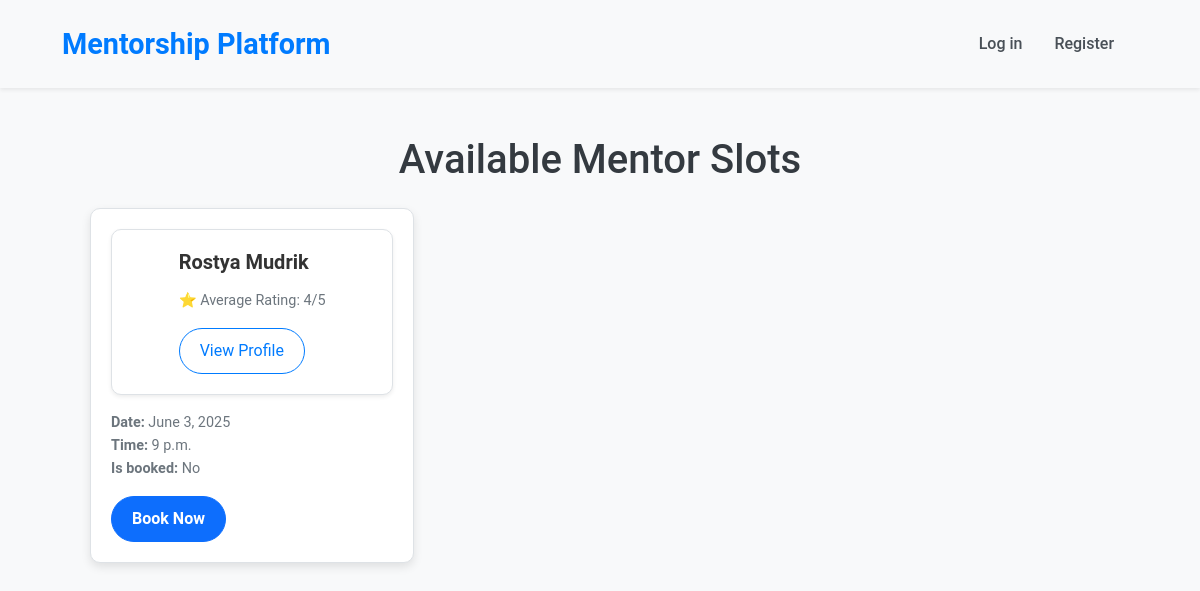
Page /schedule/ on the committed database.
### schedule/models.py (models this page shows, shortened)
class Slot(models.Model):
    mentor = models.ForeignKey(
        User,
        on_delete=models.CASCADE,
        limit_choices_to={'is_mentor': True},
        related_name='mentor_slots'
    )
    user = models.ForeignKey(User, on_delete=models.SET_NULL, null=True, blank=True, related_name='user_bookings')
    date = models.DateField()
    time = models.TimeField()
    is_booked = models.BooleanField(default=False)
    class Meta:
        unique_together = ('mentor', 'date', 'time')

### accounts/models.py (models this page shows, shortened)
class User(AbstractBaseUser, PermissionsMixin):
    username = models.CharField(
        max_length=30,
        unique=True,
        verbose_name="Username"
    )
    first_name = models.CharField(
        max_length=64,
        verbose_name="First Name"
    )
    last_name = models.CharField(
        max_length=64,
        verbose_name="Last Name"
    )
    email = models.EmailField(
        unique=True,
        verbose_name="Email Address"
    )
    is_email_verified = models.BooleanField(default=False)
    phone_number = models.CharField(
        unique=True,
        blank=True,
        null=True,
        verbose_name="Phone Number"
    )
    image = models.ImageField(upload_to='accounts_images', null=True, blank=True)
    is_mentor = models.BooleanField(
        default=False,
        verbose_name="Is Mentor"
    )
    is_staff = models.BooleanField(
        default=False,
        verbose_name="Is Staff"
    )
    is_active = models.BooleanField(default=True)
    USERNAME_FIELD = 'username'
    REQUIRED_FIELDS = ['email']
    objects = CustomUserManager()
    def get_full_name(self):
        return f"{self.first_name} {self.last_name}"
    def get_average_rating(self):
        return int(Review.objects.filter(mentor=self).aggregate(Avg('rating'))['rating__avg'] or 0)

### schedule/views.py (the view)
# urls.py: path('', views.SlotListView.as_view(), name='slots-list'),
class SlotListView(View):
    def get(self, request, *args, **kwargs):
        slots = Slot.objects.filter(is_booked=False)
        if not slots:
            messages.info(request, "No available slots at the moment.", extra_tags='info')
        return render(request, 'schedule/slots-list.html', {'slots': slots})

### schedule/templates/schedule/slots-list.html (shortened to what this page needs)
{% extends 'base.html' %}
{% load static %}
{% block content %}
<div class="container mt-5">
    <h1 class="text-center mb-4">Available Mentor Slots</h1>
    {% if slots %}
        <div class="row">
            {% for slot in slots %}
                <div class="col-md-4 mb-4">
                    <div class="card">
                        <div class="card-body">
                            <div class="card mb-3 shadow-sm">
                                <div class="row g-0">
                                    <div class="col-md-2">
                                    </div>
                                    <div class="col-md-10">
                                        <div class="card-body">
                                            <h5 class="card-title">{{ slot.mentor.get_full_name }}</h5>
                                            <p class="card-text">
                                                ⭐ Average Rating:
                                                {% if slot.mentor.get_average_rating %}
                                                    {{ slot.mentor.get_average_rating }}/5
                                                {% else %}
                                                    No ratings yet
                                                {% endif %}
                                            </p>
                                            <a href="{% url 'mentor-profile' slot.mentor.id %}" class="btn btn-outline-primary">View Profile</a>
                                        </div>
                                    </div>
                                </div>
                            </div>
                            <p class="card-text">
                                <strong>Date:</strong> {{ slot.date }}<br>
                                <strong>Time:</strong> {{ slot.time }}<br>
                                <strong>Is booked:</strong> {% if slot.is_booked %}Yes{% else %}No{% endif %}
                            </p>
                            {% if not slot.is_booked %}
                                <a href="{% url 'book-slot' slot.id %}" class="btn btn-primary">Book Now</a>
                            {% else %}
                                <button class="btn btn-secondary" disabled>Unavailable</button>
                            {% endif %}
                        </div>
                    </div>
                </div>
            {% endfor %}
        </div>
    {% else %}
        <p class="text-center">No available slots at the moment.</p>
    {% endif %}
</div>
{% endblock %}

### static/css/styles.css (style rules this page uses)
body { font-family: 'Roboto', sans-serif; background-color: #f8f9fa; color: #343a40; line-height: 1.6; margin: 0; padding: 0; }
.card { border: 1px solid #dee2e6; border-radius: 10px; transition: transform 0.3s ease, box-shadow 0.3s ease; background-color: #fff; box-shadow: 0 4px 10px rgba(0, 0, 0, 0.1); }
.card-body { padding: 20px; }
.card-title { font-weight: 600; font-size: 1.25rem; color: #333; margin-bottom: 15px; }
.card-text { font-size: 0.9rem; color: #6c757d; }
.btn { border-radius: 25px; padding: 10px 20px; font-size: 1rem; transition: background-color 0.3s, transform 0.3s ease; }
.btn-primary, .btn-success { font-weight: 600; }
.btn-outline-primary { border-color: #007bff; color: #007bff; }
.container { padding-left: 30px; padding-right: 30px; }
a { color: #007bff; text-decoration: none; transition: color 0.3s ease; }
.mt-5 { margin-top: 3rem; }
.text-center { text-align: center; }

### rows in the picture
Slot: mentor.get_full_name "Rostya Mudrik", mentor.get_average_rating "4", date "June 3, 2025", time "9 p.m.", is_booked "No"
